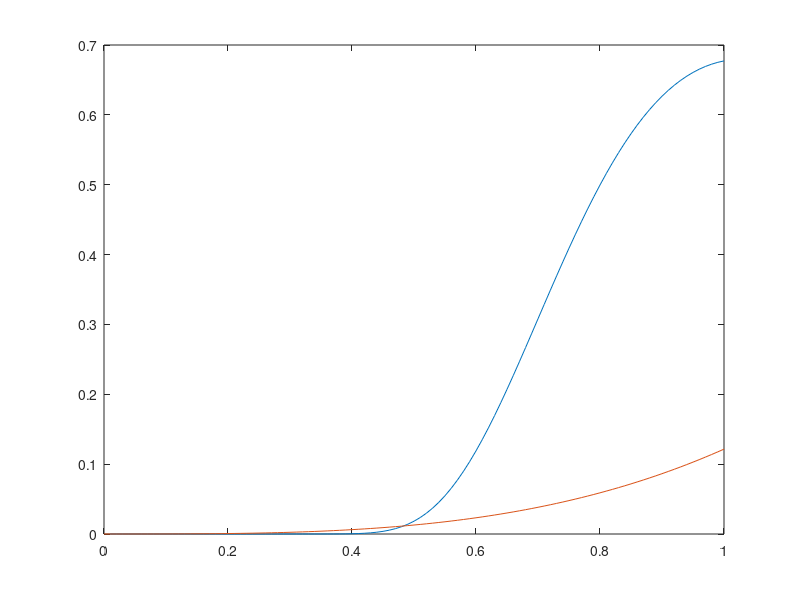

Write the MATLAB code that produced this figure.
clear; close all; clc;
rough = 0.828;
rough2 = 0.786;
a = rough * rough;
a2 = rough2 * rough2;
x = (0:0.01:1);
beck =  1./(pi * a.^2.*(x.^4)) .* exp((x.^2 - 1)./ (a.^2 * x.^2));
bling = (1/pi*a2.^2) .* (x.^((2/a2.^2) - 2));
plot(x, beck);
hold on;
plot(x, bling);
